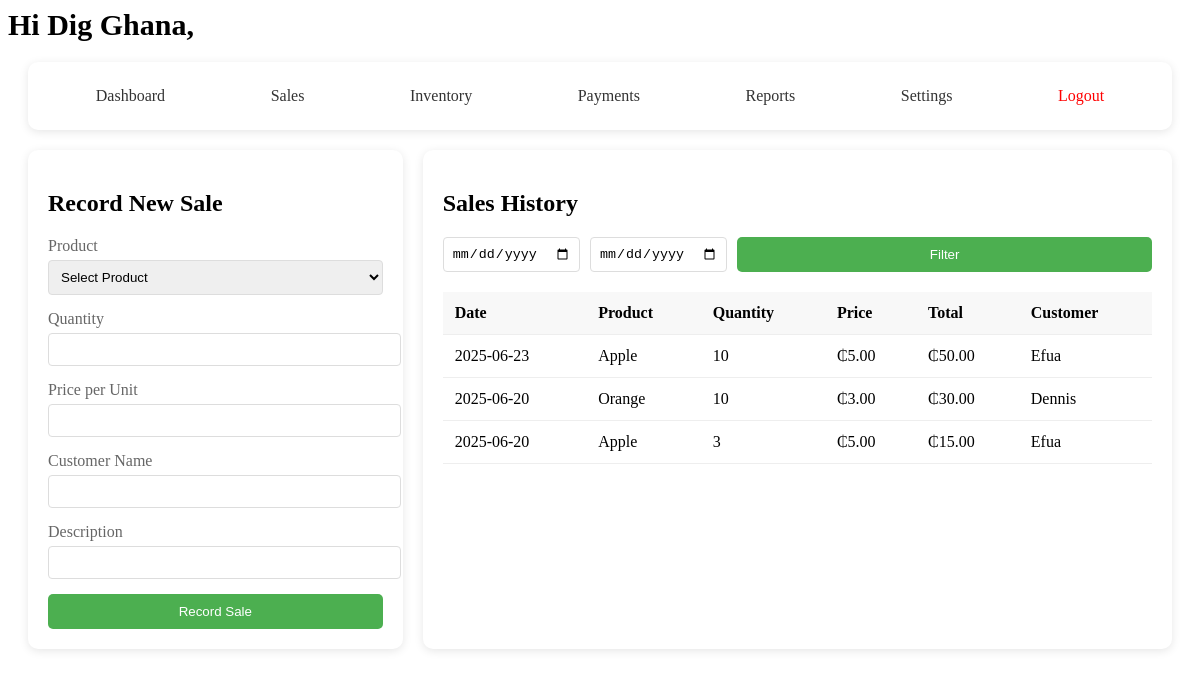
The app's page /sales (signed in), older data.
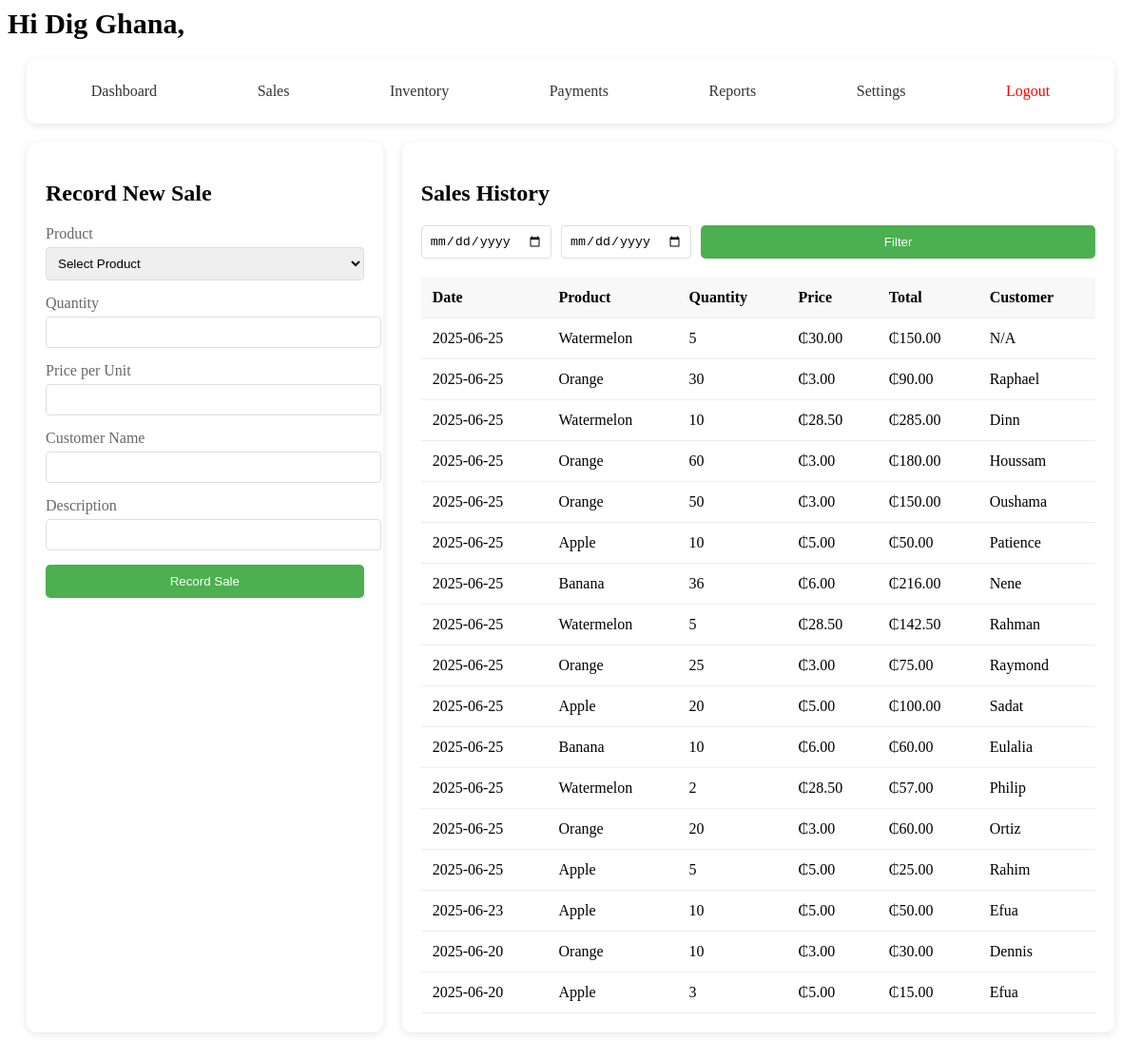
The same page, newer data.
### models/user.py (models this page shows, shortened)
class User(UserMixin, db.Model):
    __tablename__ = 'users'
    id = db.Column(db.Integer, primary_key=True)
    business_name = db.Column(db.String(100))
    name = db.Column(db.String(100), nullable=False)
    email = db.Column(db.String(120), unique=True, nullable=False)
    password_hash = db.Column(db.String(200))
    created_at = db.Column(db.DateTime, default=datetime.utcnow)
    products = db.relationship('Product', backref='user', lazy=True, cascade='all, delete-orphan')
    sales = db.relationship('Sale', backref='user', lazy=True, cascade='all, delete-orphan')
    payments = db.relationship('Payment', backref='user', lazy=True, cascade='all, delete-orphan')

### models/sale.py (models this page shows, shortened)
class Sale(db.Model):
    __tablename__ = 'sales'
    id = db.Column(db.Integer, primary_key=True)
    quantity = db.Column(db.Integer, nullable=False)
    price = db.Column(db.Float, nullable=False)  # Selling price at time of sale
    profit = db.Column(db.Float)  # Calculated profit (price - cost_price) * quantity
    customer = db.Column(db.String(100))
    description = db.Column(db.String(200))
    date = db.Column(db.DateTime, default=datetime.utcnow)
    user_id = db.Column(db.Integer, db.ForeignKey('users.id'), nullable=False)
    product_id = db.Column(db.Integer, db.ForeignKey('products.id'), nullable=False)
    @property
    def total_amount(self):
        return self.quantity * self.price

### models/product.py (models this page shows, shortened)
class Product(db.Model):
    __tablename__ = 'products'
    id = db.Column(db.Integer, primary_key=True)
    name = db.Column(db.String(100), nullable=False, unique=True)  # Added unique constraint
    quantity = db.Column(db.Integer, default=0)
    cost_price = db.Column(db.Float, nullable=False)
    selling_price = db.Column(db.Float, nullable=False)
    profit_margin = db.Column(db.Float)
    min_stock_level = db.Column(db.Integer, default=10)
    created_at = db.Column(db.DateTime, default=datetime.utcnow)  # Renamed from created_at
    updated_at = db.Column(db.DateTime, default=datetime.utcnow, onupdate=datetime.utcnow)
    price = db.Column(db.Float)
    user_id = db.Column(db.Integer, db.ForeignKey('users.id'), nullable=False)
    sales = db.relationship('Sale', backref='product', lazy=True, cascade='all, delete-orphan')
    payments = db.relationship('Payment', backref='product', lazy=True)
    costs = db.relationship('ProductCost', backref='product', lazy=True)
    class ProductCost(db.Model):
        __tablename__ = 'product_costs'
        id = db.Column(db.Integer, primary_key=True)
        product_id = db.Column(db.Integer, db.ForeignKey('products.id'), nullable=False)
        cost_type = db.Column(db.String(50), nullable=False)  # e.g., 'purchase', 'transport', 'storage'
        amount = db.Column(db.Float, nullable=False)
        description = db.Column(db.String(200))
        date = db.Column(db.DateTime, default=datetime.utcnow)
        user_id = db.Column(db.Integer, db.ForeignKey('users.id'), nullable=False)

### app.py (the view, shortened to what this page needs)
@app.route('/sales', methods=['GET', 'POST'])
def sales():
    if 'user_id' not in session:
        return redirect(url_for('login'))
    start = request.args.get('start')
    end = request.args.get('end')
    sales_query = Sale.query.filter_by(user_id=session['user_id'])
    sales = sales_query.order_by(Sale.date.desc()).all()
    products = Product.query.filter_by(user_id=session['user_id']).all()
    return render_template('sales.html', sales=sales, products=products)

### app.py (called while the page is built)
@app.before_request
def load_user():
    if 'user_id' in session:
        g.user = db.session.get(User, session['user_id'])

@login_manager.user_loader
def load_user(user_id):
    return User.query.get(int(user_id))  # assuming you're using SQLAlchemy and User has an id

@app.template_filter('currency')
def currency_format(value):
    return f"₵{float(value):,.2f}"

@app.context_processor
def inject_user():
    return dict(current_user=current_user)

### templates/sales.html (shortened to what this page needs)
<!DOCTYPE html>
<html lang="en">
<head>
    <link rel="stylesheet" href="{{ url_for('static', filename='css/sales.css') }}">
</head>
<body>
    <span style="font-weight: bold; font-size: 30px; text-align: center;">
                    {% if current_user.is_authenticated and current_user.business_name %}
                                   Hi {{ current_user.business_name }},
                    {% else %}
                        AKONTABU
                    {% endif %}
  </span>
    <div class="sales-container">
        <div class="nav-bar">
            <div class="nav-links">
                <a href="{{ url_for('dashboard') }}" class="nav-link">Dashboard</a>
                <a href="{{ url_for('sales') }}" class="nav-link">Sales</a>
                <a href="{{ url_for('inventory') }}" class="nav-link">Inventory</a>
                <a href="{{ url_for('payments') }}" class="nav-link">Payments</a>
                <a href="{{ url_for('reports') }}" class="nav-link">Reports</a>
                <a href="{{ url_for('settings') }}" class="nav-link">Settings</a>
                <a href="{{ url_for('logout') }}" class="nav-link" style="color:red;">Logout</a>
            </div>
        </div>
        <div class="sales-grid">
            <div class="new-sale-form">
                <h2>Record New Sale</h2>
                <form id="new-sale-form">
                    <div class="form-group">
                        <label for="product">Product</label>
                        <select id="product" name="product" required>
                            <option value="">Select Product</option>
                        </select>
                    </div>
                    <div class="form-group">
                        <label for="quantity">Quantity</label>
                        <input type="number" id="quantity" name="quantity" min="1" required>
                    </div>
                    <div class="form-group">
                        <label for="price">Price per Unit</label>
                        <input type="number" id="price" name="price" step="0.01" required readonly>
                    </div>
                    <div class="form-group">
                        <label for="customer">Customer Name</label>
                        <input type="text" id="customer" name="customer">
                    </div>
                    <div class="form-group">
                        <label for="description">Description</label>
                        <input type="text" id="description" name="description">
                    </div>
                    <button type="submit" class="submit-btn">Record Sale</button>
                </form>
            </div>
            <div class="sales-history">
                <h2>Sales History</h2>
                <div class="filter-section">
                    <input type="date" id="start-date" placeholder="Start Date">
                    <input type="date" id="end-date" placeholder="End Date">
                    <button onclick="filterSales()" class="submit-btn">Filter</button>
                </div>
                {% if sales %}
                    <table class="sales-table">
                    <thead>
                        <tr>
                            <th>Date</th>
                            <th>Product</th>
                            <th>Quantity</th>
                            <th>Price</th>
                            <th>Total</th>
                            <th>Customer</th>
                        </tr>
                    </thead>
                    <tbody id="sales-table-body">
                        {% for sale in sales %}
                        <tr>
                            <td>{{ sale.date.strftime('%Y-%m-%d') }}</td>
                            <td>{{ sale.product.name }}</td>
                            <td>{{ sale.quantity }}</td>
                            <td>{{ sale.price |currency }}</td>
                            <td>{{ sale.total_amount|currency }}</td>
                            <td>{{ sale.customer or 'N/A' }}</td>
                        </tr>
                        {% endfor %}
                    </tbody>
                </table>
                {% else %}
                    <p>No sales to display.</p>
                {% endif %}
            </div>
        </div>
    </div>
</body>
</html>

### static/css/sales.css (style rules this page uses)
.sales-container { max-width: 1200px; margin: 0 auto; padding: 20px; }
.nav-bar { background: #fff; padding: 15px; border-radius: 10px; box-shadow: 0 2px 10px rgba(0,0,0,0.1); margin-bottom: 20px; }
.nav-links { display: flex; justify-content: space-around; }
.nav-link { text-decoration: none; color: #333; padding: 10px 20px; border-radius: 5px; transition: background 0.3s ease; }
.sales-grid { display: grid; grid-template-columns: 1fr 2fr; gap: 20px; }
.new-sale-form { background: #fff; padding: 20px; border-radius: 10px; box-shadow: 0 2px 10px rgba(0,0,0,0.1); }
.form-group { margin-bottom: 15px; }
.form-group label { display: block; margin-bottom: 5px; color: #666; }
.form-group input, .form-group select { width: 100%; padding: 8px; border: 1px solid #ddd; border-radius: 4px; }
.submit-btn { background: #4CAF50; color: white; padding: 10px 20px; border: none; border-radius: 5px; cursor: pointer; width: 100%; }
.sales-history { background: #fff; padding: 20px; border-radius: 10px; box-shadow: 0 2px 10px rgba(0,0,0,0.1); }
.sales-table { width: 100%; border-collapse: collapse; }
.sales-table th, .sales-table td { padding: 12px; text-align: left; border-bottom: 1px solid #eee; }
.sales-table th { background: #f8f8f8; font-weight: 600; }
.filter-section { margin-bottom: 20px; display: flex; gap: 10px; }
.filter-section input { padding: 8px; border: 1px solid #ddd; border-radius: 4px; }

Row changes from the older to the newer data that the page shows:
added Sale: date "2025-06-25", product.name "Watermelon", quantity "5", price "₵30.00", total_amount "₵150.00", customer "N/A"
added Sale: date "2025-06-25", product.name "Orange", quantity "30", price "₵3.00", total_amount "₵90.00", customer "Raphael"
added Sale: date "2025-06-25", product.name "Watermelon", quantity "10", price "₵28.50", total_amount "₵285.00", customer "Dinn"
added Sale: date "2025-06-25", product.name "Orange", quantity "60", price "₵3.00", total_amount "₵180.00", customer "Houssam"
added Sale: date "2025-06-25", product.name "Orange", quantity "50", price "₵3.00", total_amount "₵150.00", customer "Oushama"
added Sale: date "2025-06-25", product.name "Apple", quantity "10", price "₵5.00", total_amount "₵50.00", customer "Patience"
added Sale: date "2025-06-25", product.name "Banana", quantity "36", price "₵6.00", total_amount "₵216.00", customer "Nene"
added Sale: date "2025-06-25", product.name "Watermelon", quantity "5", price "₵28.50", total_amount "₵142.50", customer "Rahman"
added Sale: date "2025-06-25", product.name "Orange", quantity "25", price "₵3.00", total_amount "₵75.00", customer "Raymond"
added Sale: date "2025-06-25", product.name "Apple", quantity "20", price "₵5.00", total_amount "₵100.00", customer "Sadat"
added Sale: date "2025-06-25", product.name "Banana", quantity "10", price "₵6.00", total_amount "₵60.00", customer "Eulalia"
added Sale: date "2025-06-25", product.name "Watermelon", quantity "2", price "₵28.50", total_amount "₵57.00", customer "Philip"
added Sale: date "2025-06-25", product.name "Orange", quantity "20", price "₵3.00", total_amount "₵60.00", customer "Ortiz"
added Sale: date "2025-06-25", product.name "Apple", quantity "5", price "₵5.00", total_amount "₵25.00", customer "Rahim"
